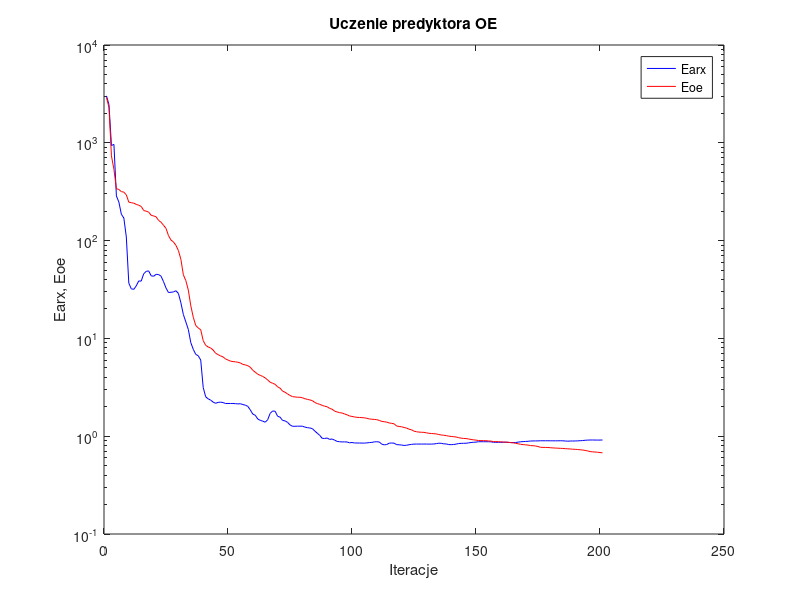
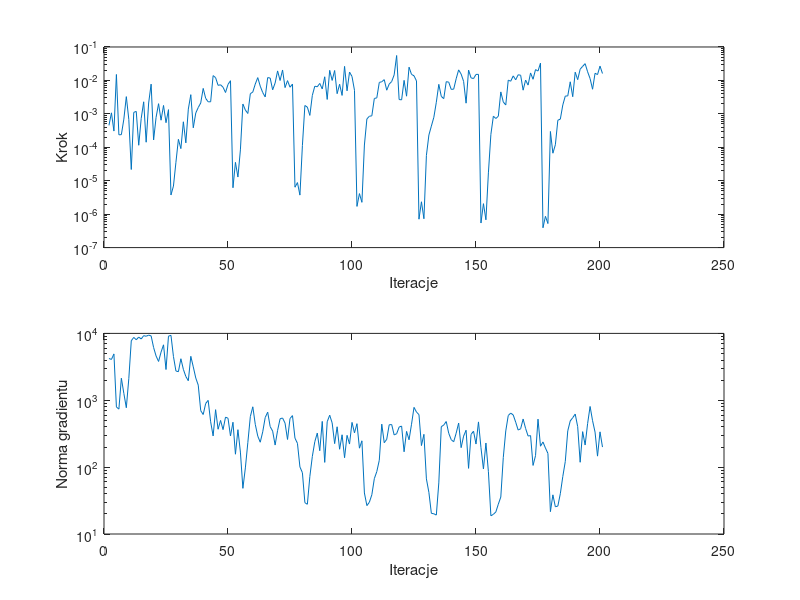

Reproduce these figures in MATLAB, in order.
%uczenie predyktora oe
clear all;
n=0; farx(n+1)=3.018415e+003; foe(n+1)=2.910289e+003; wspucz(n+1)=0.000000e+000; ng(n+1)=0.000000e+000;
%odnowa zmiennej metryki
n=1; farx(n+1)=2.462605e+003; foe(n+1)=2.296392e+003; krok(n+1)=4.526501e-004; ng(n+1)=4.211597e+003;
n=2; farx(n+1)=9.380750e+002; foe(n+1)=7.350529e+002; krok(n+1)=1.072459e-003; ng(n+1)=4.079661e+003;
n=3; farx(n+1)=9.635498e+002; foe(n+1)=5.358059e+002; krok(n+1)=3.055701e-004; ng(n+1)=4.931182e+003;
n=4; farx(n+1)=2.860645e+002; foe(n+1)=3.390463e+002; krok(n+1)=1.504993e-002; ng(n+1)=7.945637e+002;
n=5; farx(n+1)=2.476920e+002; foe(n+1)=3.333590e+002; krok(n+1)=2.364607e-004; ng(n+1)=7.373617e+002;
n=6; farx(n+1)=1.859316e+002; foe(n+1)=3.166695e+002; krok(n+1)=2.385047e-004; ng(n+1)=2.138226e+003;
n=7; farx(n+1)=1.701495e+002; foe(n+1)=3.131165e+002; krok(n+1)=6.946998e-004; ng(n+1)=1.266903e+003;
n=8; farx(n+1)=1.088790e+002; foe(n+1)=2.935184e+002; krok(n+1)=3.272337e-003; ng(n+1)=7.733250e+002;
n=9; farx(n+1)=3.675351e+001; foe(n+1)=2.473107e+002; krok(n+1)=6.822427e-004; ng(n+1)=2.105353e+003;
n=10; farx(n+1)=3.213053e+001; foe(n+1)=2.440595e+002; krok(n+1)=2.167257e-005; ng(n+1)=7.760156e+003;
n=11; farx(n+1)=3.173080e+001; foe(n+1)=2.415458e+002; krok(n+1)=1.108189e-003; ng(n+1)=8.710599e+003;
n=12; farx(n+1)=3.444221e+001; foe(n+1)=2.345870e+002; krok(n+1)=1.184232e-003; ng(n+1)=8.034737e+003;
n=13; farx(n+1)=3.868529e+001; foe(n+1)=2.298598e+002; krok(n+1)=1.151008e-004; ng(n+1)=8.803904e+003;
n=14; farx(n+1)=3.851868e+001; foe(n+1)=2.235708e+002; krok(n+1)=7.286672e-004; ng(n+1)=8.250031e+003;
n=15; farx(n+1)=4.575198e+001; foe(n+1)=2.030297e+002; krok(n+1)=2.293768e-003; ng(n+1)=9.251784e+003;
n=16; farx(n+1)=4.840378e+001; foe(n+1)=2.000149e+002; krok(n+1)=1.418485e-004; ng(n+1)=9.062933e+003;
n=17; farx(n+1)=4.903418e+001; foe(n+1)=1.958223e+002; krok(n+1)=2.110724e-003; ng(n+1)=9.418485e+003;
n=18; farx(n+1)=4.375024e+001; foe(n+1)=1.815263e+002; krok(n+1)=7.737158e-003; ng(n+1)=9.182486e+003;
n=19; farx(n+1)=4.316538e+001; foe(n+1)=1.787152e+002; krok(n+1)=1.662532e-004; ng(n+1)=6.146897e+003;
n=20; farx(n+1)=4.517771e+001; foe(n+1)=1.752167e+002; krok(n+1)=7.867177e-004; ng(n+1)=4.592975e+003;
n=21; farx(n+1)=4.501116e+001; foe(n+1)=1.609820e+002; krok(n+1)=2.015768e-003; ng(n+1)=3.804628e+003;
n=22; farx(n+1)=4.325539e+001; foe(n+1)=1.541677e+002; krok(n+1)=6.459813e-004; ng(n+1)=5.240242e+003;
n=23; farx(n+1)=3.804314e+001; foe(n+1)=1.434862e+002; krok(n+1)=1.784298e-003; ng(n+1)=6.747294e+003;
n=24; farx(n+1)=3.277607e+001; foe(n+1)=1.332879e+002; krok(n+1)=5.440767e-004; ng(n+1)=2.882073e+003;
n=25; farx(n+1)=2.944727e+001; foe(n+1)=1.125487e+002; krok(n+1)=1.336585e-003; ng(n+1)=9.092304e+003;
%odnowa zmiennej metryki
n=26; farx(n+1)=2.962166e+001; foe(n+1)=1.013720e+002; krok(n+1)=3.744041e-006; ng(n+1)=9.351392e+003;
n=27; farx(n+1)=2.987731e+001; foe(n+1)=9.686184e+001; krok(n+1)=6.917402e-006; ng(n+1)=4.519517e+003;
n=28; farx(n+1)=3.072261e+001; foe(n+1)=8.947521e+001; krok(n+1)=3.553324e-005; ng(n+1)=2.740824e+003;
n=29; farx(n+1)=2.883761e+001; foe(n+1)=7.923850e+001; krok(n+1)=1.733806e-004; ng(n+1)=2.672016e+003;
n=30; farx(n+1)=2.314305e+001; foe(n+1)=6.439666e+001; krok(n+1)=9.134390e-005; ng(n+1)=4.178148e+003;
n=31; farx(n+1)=1.753642e+001; foe(n+1)=4.467784e+001; krok(n+1)=5.792497e-004; ng(n+1)=2.900696e+003;
n=32; farx(n+1)=1.473677e+001; foe(n+1)=3.899410e+001; krok(n+1)=1.356650e-004; ng(n+1)=2.265508e+003;
n=33; farx(n+1)=1.234740e+001; foe(n+1)=3.119592e+001; krok(n+1)=1.387045e-003; ng(n+1)=1.959427e+003;
n=34; farx(n+1)=9.048427e+000; foe(n+1)=2.154640e+001; krok(n+1)=3.748398e-003; ng(n+1)=4.541810e+003;
n=35; farx(n+1)=7.734583e+000; foe(n+1)=1.645519e+001; krok(n+1)=3.831728e-004; ng(n+1)=3.154311e+003;
n=36; farx(n+1)=6.857660e+000; foe(n+1)=1.353454e+001; krok(n+1)=1.058897e-003; ng(n+1)=2.155376e+003;
n=37; farx(n+1)=6.643499e+000; foe(n+1)=1.279919e+001; krok(n+1)=1.548092e-003; ng(n+1)=1.683799e+003;
n=38; farx(n+1)=6.004107e+000; foe(n+1)=1.225685e+001; krok(n+1)=2.118327e-003; ng(n+1)=6.998970e+002;
n=39; farx(n+1)=3.150032e+000; foe(n+1)=9.485957e+000; krok(n+1)=5.767896e-003; ng(n+1)=6.124922e+002;
n=40; farx(n+1)=2.528017e+000; foe(n+1)=8.495975e+000; krok(n+1)=2.900817e-003; ng(n+1)=8.960665e+002;
n=41; farx(n+1)=2.410983e+000; foe(n+1)=8.181945e+000; krok(n+1)=2.293768e-003; ng(n+1)=9.951717e+002;
n=42; farx(n+1)=2.338367e+000; foe(n+1)=7.974601e+000; krok(n+1)=2.293768e-003; ng(n+1)=4.768784e+002;
n=43; farx(n+1)=2.233038e+000; foe(n+1)=7.610828e+000; krok(n+1)=1.394241e-002; ng(n+1)=2.927650e+002;
n=44; farx(n+1)=2.170064e+000; foe(n+1)=7.054104e+000; krok(n+1)=1.208515e-002; ng(n+1)=7.234064e+002;
n=45; farx(n+1)=2.216351e+000; foe(n+1)=6.824021e+000; krok(n+1)=7.119007e-003; ng(n+1)=3.687362e+002;
n=46; farx(n+1)=2.229877e+000; foe(n+1)=6.621297e+000; krok(n+1)=7.409251e-003; ng(n+1)=4.995656e+002;
n=47; farx(n+1)=2.208293e+000; foe(n+1)=6.471045e+000; krok(n+1)=6.254878e-003; ng(n+1)=3.638456e+002;
n=48; farx(n+1)=2.159737e+000; foe(n+1)=6.159895e+000; krok(n+1)=4.352152e-003; ng(n+1)=5.593288e+002;
n=49; farx(n+1)=2.161809e+000; foe(n+1)=6.009261e+000; krok(n+1)=7.585588e-003; ng(n+1)=5.384875e+002;
n=50; farx(n+1)=2.159957e+000; foe(n+1)=5.856029e+000; krok(n+1)=9.809382e-003; ng(n+1)=2.921304e+002;
%odnowa zmiennej metryki
n=51; farx(n+1)=2.161939e+000; foe(n+1)=5.793106e+000; krok(n+1)=6.164510e-006; ng(n+1)=4.692395e+002;
n=52; farx(n+1)=2.150616e+000; foe(n+1)=5.758840e+000; krok(n+1)=3.546212e-005; ng(n+1)=1.560141e+002;
n=53; farx(n+1)=2.138660e+000; foe(n+1)=5.703530e+000; krok(n+1)=1.290355e-005; ng(n+1)=3.630386e+002;
n=54; farx(n+1)=2.148575e+000; foe(n+1)=5.607916e+000; krok(n+1)=8.370634e-005; ng(n+1)=1.679512e+002;
n=55; farx(n+1)=2.106429e+000; foe(n+1)=5.417959e+000; krok(n+1)=1.970836e-003; ng(n+1)=4.819175e+001;
n=56; farx(n+1)=2.076072e+000; foe(n+1)=5.360799e+000; krok(n+1)=1.300439e-003; ng(n+1)=9.743022e+001;
n=57; farx(n+1)=2.017867e+000; foe(n+1)=5.259152e+000; krok(n+1)=1.025308e-003; ng(n+1)=2.337817e+002;
n=58; farx(n+1)=1.855784e+000; foe(n+1)=5.069034e+000; krok(n+1)=4.001696e-003; ng(n+1)=5.696803e+002;
n=59; farx(n+1)=1.682188e+000; foe(n+1)=4.723944e+000; krok(n+1)=4.508154e-003; ng(n+1)=7.985105e+002;
n=60; farx(n+1)=1.637103e+000; foe(n+1)=4.508150e+000; krok(n+1)=7.799544e-003; ng(n+1)=4.360219e+002;
n=61; farx(n+1)=1.498804e+000; foe(n+1)=4.301046e+000; krok(n+1)=1.213054e-002; ng(n+1)=2.911823e+002;
n=62; farx(n+1)=1.453001e+000; foe(n+1)=4.192420e+000; krok(n+1)=6.734730e-003; ng(n+1)=2.357916e+002;
n=63; farx(n+1)=1.425469e+000; foe(n+1)=4.082928e+000; krok(n+1)=4.334641e-003; ng(n+1)=3.373895e+002;
n=64; farx(n+1)=1.390774e+000; foe(n+1)=3.946776e+000; krok(n+1)=3.204735e-003; ng(n+1)=5.519240e+002;
n=65; farx(n+1)=1.475347e+000; foe(n+1)=3.758791e+000; krok(n+1)=1.214360e-002; ng(n+1)=6.634950e+002;
n=66; farx(n+1)=1.713203e+000; foe(n+1)=3.560576e+000; krok(n+1)=1.178924e-002; ng(n+1)=4.036872e+002;
n=67; farx(n+1)=1.809342e+000; foe(n+1)=3.479398e+000; krok(n+1)=5.241643e-003; ng(n+1)=3.456151e+002;
n=68; farx(n+1)=1.800653e+000; foe(n+1)=3.391982e+000; krok(n+1)=8.368557e-003; ng(n+1)=2.139281e+002;
n=69; farx(n+1)=1.600166e+000; foe(n+1)=3.195952e+000; krok(n+1)=1.923658e-002; ng(n+1)=3.547066e+002;
n=70; farx(n+1)=1.565759e+000; foe(n+1)=3.098822e+000; krok(n+1)=9.949946e-003; ng(n+1)=5.282095e+002;
n=71; farx(n+1)=1.450205e+000; foe(n+1)=2.892041e+000; krok(n+1)=2.051314e-002; ng(n+1)=5.430298e+002;
n=72; farx(n+1)=1.434978e+000; foe(n+1)=2.813941e+000; krok(n+1)=6.099924e-003; ng(n+1)=4.548798e+002;
n=73; farx(n+1)=1.386296e+000; foe(n+1)=2.705560e+000; krok(n+1)=9.859841e-003; ng(n+1)=2.592281e+002;
n=74; farx(n+1)=1.306121e+000; foe(n+1)=2.613167e+000; krok(n+1)=6.256921e-003; ng(n+1)=5.337653e+002;
n=75; farx(n+1)=1.262417e+000; foe(n+1)=2.537501e+000; krok(n+1)=7.782134e-003; ng(n+1)=5.891430e+002;
%odnowa zmiennej metryki
n=76; farx(n+1)=1.263751e+000; foe(n+1)=2.521525e+000; krok(n+1)=6.394006e-006; ng(n+1)=2.710865e+002;
n=77; farx(n+1)=1.266260e+000; foe(n+1)=2.503578e+000; krok(n+1)=8.799185e-006; ng(n+1)=2.270826e+002;
n=78; farx(n+1)=1.266497e+000; foe(n+1)=2.501921e+000; krok(n+1)=3.712708e-006; ng(n+1)=1.006917e+002;
n=79; farx(n+1)=1.266135e+000; foe(n+1)=2.473007e+000; krok(n+1)=1.131625e-004; ng(n+1)=8.268114e+001;
n=80; farx(n+1)=1.239380e+000; foe(n+1)=2.416387e+000; krok(n+1)=1.776276e-003; ng(n+1)=2.939051e+001;
n=81; farx(n+1)=1.222935e+000; foe(n+1)=2.380947e+000; krok(n+1)=1.588254e-003; ng(n+1)=2.784836e+001;
n=82; farx(n+1)=1.212784e+000; foe(n+1)=2.348763e+000; krok(n+1)=8.989595e-004; ng(n+1)=7.242743e+001;
n=83; farx(n+1)=1.196771e+000; foe(n+1)=2.312622e+000; krok(n+1)=3.558977e-003; ng(n+1)=1.441457e+002;
n=84; farx(n+1)=1.128929e+000; foe(n+1)=2.211915e+000; krok(n+1)=6.718810e-003; ng(n+1)=2.400893e+002;
n=85; farx(n+1)=1.073404e+000; foe(n+1)=2.158098e+000; krok(n+1)=6.450159e-003; ng(n+1)=3.233112e+002;
n=86; farx(n+1)=1.019593e+000; foe(n+1)=2.116754e+000; krok(n+1)=8.130648e-003; ng(n+1)=1.759466e+002;
n=87; farx(n+1)=9.495289e-001; foe(n+1)=2.065468e+000; krok(n+1)=5.548179e-003; ng(n+1)=4.828146e+002;
n=88; farx(n+1)=9.484029e-001; foe(n+1)=2.025414e+000; krok(n+1)=1.285062e-002; ng(n+1)=1.177878e+002;
n=89; farx(n+1)=9.581245e-001; foe(n+1)=1.999451e+000; krok(n+1)=2.700359e-003; ng(n+1)=4.774145e+002;
n=90; farx(n+1)=9.269860e-001; foe(n+1)=1.923760e+000; krok(n+1)=2.001452e-002; ng(n+1)=5.982188e+002;
n=91; farx(n+1)=9.365804e-001; foe(n+1)=1.886957e+000; krok(n+1)=1.000091e-002; ng(n+1)=4.583045e+002;
n=92; farx(n+1)=9.108542e-001; foe(n+1)=1.803158e+000; krok(n+1)=1.981414e-002; ng(n+1)=2.246587e+002;
n=93; farx(n+1)=8.852940e-001; foe(n+1)=1.769746e+000; krok(n+1)=4.014511e-003; ng(n+1)=4.013464e+002;
n=94; farx(n+1)=8.778659e-001; foe(n+1)=1.739971e+000; krok(n+1)=7.692316e-003; ng(n+1)=1.851910e+002;
n=95; farx(n+1)=8.738938e-001; foe(n+1)=1.726772e+000; krok(n+1)=3.559503e-003; ng(n+1)=3.045571e+002;
n=96; farx(n+1)=8.751023e-001; foe(n+1)=1.689137e+000; krok(n+1)=2.629130e-002; ng(n+1)=1.383008e+002;
n=97; farx(n+1)=8.727356e-001; foe(n+1)=1.656433e+000; krok(n+1)=4.889122e-003; ng(n+1)=2.987439e+002;
n=98; farx(n+1)=8.561840e-001; foe(n+1)=1.610623e+000; krok(n+1)=1.778267e-002; ng(n+1)=2.214375e+002;
n=99; farx(n+1)=8.620996e-001; foe(n+1)=1.592891e+000; krok(n+1)=1.309024e-002; ng(n+1)=4.668369e+002;
n=100; farx(n+1)=8.525763e-001; foe(n+1)=1.572774e+000; krok(n+1)=5.060913e-003; ng(n+1)=3.257198e+002;
%odnowa zmiennej metryki
n=101; farx(n+1)=8.526323e-001; foe(n+1)=1.559321e+000; krok(n+1)=1.706165e-006; ng(n+1)=4.467959e+002;
n=102; farx(n+1)=8.517361e-001; foe(n+1)=1.554123e+000; krok(n+1)=4.122797e-006; ng(n+1)=1.920798e+002;
n=103; farx(n+1)=8.506285e-001; foe(n+1)=1.549823e+000; krok(n+1)=2.258709e-006; ng(n+1)=2.476379e+002;
n=104; farx(n+1)=8.504287e-001; foe(n+1)=1.540869e+000; krok(n+1)=1.168734e-004; ng(n+1)=4.109942e+001;
n=105; farx(n+1)=8.545611e-001; foe(n+1)=1.524360e+000; krok(n+1)=7.059341e-004; ng(n+1)=2.659498e+001;
n=106; farx(n+1)=8.604136e-001; foe(n+1)=1.501142e+000; krok(n+1)=8.467050e-004; ng(n+1)=2.984990e+001;
n=107; farx(n+1)=8.638185e-001; foe(n+1)=1.491964e+000; krok(n+1)=8.751134e-004; ng(n+1)=3.865285e+001;
n=108; farx(n+1)=8.750890e-001; foe(n+1)=1.484033e+000; krok(n+1)=2.883948e-003; ng(n+1)=6.724803e+001;
n=109; farx(n+1)=8.784833e-001; foe(n+1)=1.476431e+000; krok(n+1)=3.009584e-003; ng(n+1)=8.585977e+001;
n=110; farx(n+1)=8.713394e-001; foe(n+1)=1.449586e+000; krok(n+1)=8.704305e-003; ng(n+1)=1.266067e+002;
n=111; farx(n+1)=8.295335e-001; foe(n+1)=1.416491e+000; krok(n+1)=9.127324e-003; ng(n+1)=4.392760e+002;
n=112; farx(n+1)=8.162290e-001; foe(n+1)=1.406464e+000; krok(n+1)=1.053841e-002; ng(n+1)=2.318703e+002;
n=113; farx(n+1)=8.215848e-001; foe(n+1)=1.393204e+000; krok(n+1)=5.097234e-003; ng(n+1)=2.608479e+002;
n=114; farx(n+1)=8.485459e-001; foe(n+1)=1.365228e+000; krok(n+1)=7.772060e-003; ng(n+1)=4.301488e+002;
n=115; farx(n+1)=8.528051e-001; foe(n+1)=1.354512e+000; krok(n+1)=9.258382e-003; ng(n+1)=4.332298e+002;
n=116; farx(n+1)=8.474778e-001; foe(n+1)=1.337457e+000; krok(n+1)=1.464382e-002; ng(n+1)=3.030579e+002;
n=117; farx(n+1)=8.201854e-001; foe(n+1)=1.271124e+000; krok(n+1)=5.558094e-002; ng(n+1)=3.162487e+002;
n=118; farx(n+1)=8.169394e-001; foe(n+1)=1.257530e+000; krok(n+1)=2.684169e-003; ng(n+1)=3.971752e+002;
n=119; farx(n+1)=8.125609e-001; foe(n+1)=1.248327e+000; krok(n+1)=2.621411e-003; ng(n+1)=4.113884e+002;
n=120; farx(n+1)=8.045134e-001; foe(n+1)=1.228811e+000; krok(n+1)=1.004449e-002; ng(n+1)=1.697323e+002;
n=121; farx(n+1)=8.083939e-001; foe(n+1)=1.210053e+000; krok(n+1)=3.376031e-003; ng(n+1)=3.425115e+002;
n=122; farx(n+1)=8.183794e-001; foe(n+1)=1.180203e+000; krok(n+1)=2.490870e-002; ng(n+1)=2.565440e+002;
n=123; farx(n+1)=8.249426e-001; foe(n+1)=1.162287e+000; krok(n+1)=1.511435e-002; ng(n+1)=4.379568e+002;
n=124; farx(n+1)=8.305504e-001; foe(n+1)=1.126342e+000; krok(n+1)=1.376894e-002; ng(n+1)=7.829466e+002;
n=125; farx(n+1)=8.311355e-001; foe(n+1)=1.111536e+000; krok(n+1)=9.661282e-003; ng(n+1)=6.667662e+002;
%odnowa zmiennej metryki
n=126; farx(n+1)=8.310070e-001; foe(n+1)=1.101194e+000; krok(n+1)=7.074378e-007; ng(n+1)=6.090908e+002;
n=127; farx(n+1)=8.312482e-001; foe(n+1)=1.097444e+000; krok(n+1)=2.346697e-006; ng(n+1)=2.100901e+002;
n=128; farx(n+1)=8.314226e-001; foe(n+1)=1.094812e+000; krok(n+1)=7.285404e-007; ng(n+1)=3.094606e+002;
n=129; farx(n+1)=8.312740e-001; foe(n+1)=1.083326e+000; krok(n+1)=5.720244e-005; ng(n+1)=6.673997e+001;
n=130; farx(n+1)=8.301199e-001; foe(n+1)=1.070600e+000; krok(n+1)=2.322394e-004; ng(n+1)=4.199776e+001;
n=131; farx(n+1)=8.304918e-001; foe(n+1)=1.065628e+000; krok(n+1)=4.297012e-004; ng(n+1)=2.037378e+001;
n=132; farx(n+1)=8.328602e-001; foe(n+1)=1.061592e+000; krok(n+1)=7.899388e-004; ng(n+1)=2.006881e+001;
n=133; farx(n+1)=8.398446e-001; foe(n+1)=1.055217e+000; krok(n+1)=2.222834e-003; ng(n+1)=1.919353e+001;
n=134; farx(n+1)=8.480959e-001; foe(n+1)=1.040554e+000; krok(n+1)=7.632150e-003; ng(n+1)=5.811238e+001;
n=135; farx(n+1)=8.458085e-001; foe(n+1)=1.029197e+000; krok(n+1)=3.334617e-003; ng(n+1)=4.024649e+002;
n=136; farx(n+1)=8.355287e-001; foe(n+1)=1.022804e+000; krok(n+1)=2.849598e-003; ng(n+1)=4.267395e+002;
n=137; farx(n+1)=8.333466e-001; foe(n+1)=1.013816e+000; krok(n+1)=9.173286e-003; ng(n+1)=4.807010e+002;
n=138; farx(n+1)=8.217805e-001; foe(n+1)=1.001199e+000; krok(n+1)=8.880083e-003; ng(n+1)=3.206883e+002;
n=139; farx(n+1)=8.191724e-001; foe(n+1)=9.934443e-001; krok(n+1)=5.400718e-003; ng(n+1)=2.575639e+002;
n=140; farx(n+1)=8.236586e-001; foe(n+1)=9.887072e-001; krok(n+1)=5.478088e-003; ng(n+1)=2.395504e+002;
n=141; farx(n+1)=8.297040e-001; foe(n+1)=9.808546e-001; krok(n+1)=1.121665e-002; ng(n+1)=3.216550e+002;
n=142; farx(n+1)=8.419254e-001; foe(n+1)=9.661839e-001; krok(n+1)=2.067140e-002; ng(n+1)=4.564277e+002;
n=143; farx(n+1)=8.447744e-001; foe(n+1)=9.553531e-001; krok(n+1)=1.547817e-002; ng(n+1)=1.955427e+002;
n=144; farx(n+1)=8.463225e-001; foe(n+1)=9.483527e-001; krok(n+1)=9.378531e-003; ng(n+1)=2.909047e+002;
n=145; farx(n+1)=8.471933e-001; foe(n+1)=9.460286e-001; krok(n+1)=2.087321e-003; ng(n+1)=3.561881e+002;
n=146; farx(n+1)=8.547198e-001; foe(n+1)=9.366324e-001; krok(n+1)=2.034902e-002; ng(n+1)=9.587346e+001;
n=147; farx(n+1)=8.623152e-001; foe(n+1)=9.261903e-001; krok(n+1)=1.193441e-002; ng(n+1)=3.086650e+002;
n=148; farx(n+1)=8.668021e-001; foe(n+1)=9.180035e-001; krok(n+1)=1.136199e-002; ng(n+1)=3.448987e+002;
n=149; farx(n+1)=8.703898e-001; foe(n+1)=9.118886e-001; krok(n+1)=1.511435e-002; ng(n+1)=2.215524e+002;
n=150; farx(n+1)=8.782302e-001; foe(n+1)=9.029550e-001; krok(n+1)=1.517118e-002; ng(n+1)=4.746906e+002;
%odnowa zmiennej metryki
n=151; farx(n+1)=8.782041e-001; foe(n+1)=9.018435e-001; krok(n+1)=5.431773e-007; ng(n+1)=1.954123e+002;
n=152; farx(n+1)=8.781144e-001; foe(n+1)=9.009700e-001; krok(n+1)=2.061254e-006; ng(n+1)=9.383730e+001;
n=153; farx(n+1)=8.779792e-001; foe(n+1)=8.996836e-001; krok(n+1)=6.780343e-007; ng(n+1)=2.294495e+002;
n=154; farx(n+1)=8.778448e-001; foe(n+1)=8.943005e-001; krok(n+1)=1.720017e-005; ng(n+1)=8.551695e+001;
n=155; farx(n+1)=8.762185e-001; foe(n+1)=8.915729e-001; krok(n+1)=2.431917e-004; ng(n+1)=1.871796e+001;
n=156; farx(n+1)=8.668717e-001; foe(n+1)=8.810321e-001; krok(n+1)=8.500296e-004; ng(n+1)=1.967665e+001;
n=157; farx(n+1)=8.661656e-001; foe(n+1)=8.801943e-001; krok(n+1)=7.273797e-004; ng(n+1)=2.139512e+001;
n=158; farx(n+1)=8.658950e-001; foe(n+1)=8.792581e-001; krok(n+1)=8.476039e-004; ng(n+1)=2.794237e+001;
n=159; farx(n+1)=8.665115e-001; foe(n+1)=8.749616e-001; krok(n+1)=4.534550e-003; ng(n+1)=3.573710e+001;
n=160; farx(n+1)=8.668779e-001; foe(n+1)=8.720803e-001; krok(n+1)=2.273260e-003; ng(n+1)=1.391070e+002;
n=161; farx(n+1)=8.683230e-001; foe(n+1)=8.696202e-001; krok(n+1)=1.841613e-003; ng(n+1)=3.474944e+002;
n=162; farx(n+1)=8.648604e-001; foe(n+1)=8.667455e-001; krok(n+1)=1.019447e-002; ng(n+1)=5.914567e+002;
n=163; farx(n+1)=8.603372e-001; foe(n+1)=8.603887e-001; krok(n+1)=9.466059e-003; ng(n+1)=6.425193e+002;
n=164; farx(n+1)=8.619755e-001; foe(n+1)=8.543749e-001; krok(n+1)=1.366429e-002; ng(n+1)=6.035511e+002;
n=165; farx(n+1)=8.618773e-001; foe(n+1)=8.468248e-001; krok(n+1)=1.042882e-002; ng(n+1)=4.708559e+002;
n=166; farx(n+1)=8.701337e-001; foe(n+1)=8.360232e-001; krok(n+1)=1.477175e-002; ng(n+1)=3.584286e+002;
n=167; farx(n+1)=8.771680e-001; foe(n+1)=8.266518e-001; krok(n+1)=1.428969e-002; ng(n+1)=3.750372e+002;
n=168; farx(n+1)=8.810142e-001; foe(n+1)=8.201647e-001; krok(n+1)=5.107684e-003; ng(n+1)=5.240711e+002;
n=169; farx(n+1)=8.840560e-001; foe(n+1)=8.161813e-001; krok(n+1)=1.023953e-002; ng(n+1)=3.788054e+002;
n=170; farx(n+1)=8.871839e-001; foe(n+1)=8.107695e-001; krok(n+1)=7.242402e-003; ng(n+1)=2.918691e+002;
n=171; farx(n+1)=8.931010e-001; foe(n+1)=8.019896e-001; krok(n+1)=1.673711e-002; ng(n+1)=2.961462e+002;
n=172; farx(n+1)=8.944697e-001; foe(n+1)=7.995262e-001; krok(n+1)=1.082825e-002; ng(n+1)=1.060379e+002;
n=173; farx(n+1)=8.950832e-001; foe(n+1)=7.945316e-001; krok(n+1)=2.107682e-002; ng(n+1)=1.486027e+002;
n=174; farx(n+1)=8.959751e-001; foe(n+1)=7.844360e-001; krok(n+1)=1.906683e-002; ng(n+1)=5.219761e+002;
n=175; farx(n+1)=8.982494e-001; foe(n+1)=7.698201e-001; krok(n+1)=3.285344e-002; ng(n+1)=2.054546e+002;
%odnowa zmiennej metryki
n=176; farx(n+1)=8.982173e-001; foe(n+1)=7.687289e-001; krok(n+1)=3.916283e-007; ng(n+1)=2.377545e+002;
n=177; farx(n+1)=8.981373e-001; foe(n+1)=7.674198e-001; krok(n+1)=8.614497e-007; ng(n+1)=1.930433e+002;
n=178; farx(n+1)=8.980784e-001; foe(n+1)=7.667554e-001; krok(n+1)=5.237239e-007; ng(n+1)=1.604104e+002;
n=179; farx(n+1)=8.976175e-001; foe(n+1)=7.627654e-001; krok(n+1)=2.970463e-004; ng(n+1)=2.158185e+001;
n=180; farx(n+1)=8.971583e-001; foe(n+1)=7.590388e-001; krok(n+1)=6.653535e-005; ng(n+1)=3.852153e+001;
n=181; farx(n+1)=8.967955e-001; foe(n+1)=7.564219e-001; krok(n+1)=1.189563e-004; ng(n+1)=2.551976e+001;
n=182; farx(n+1)=8.973900e-001; foe(n+1)=7.542727e-001; krok(n+1)=6.459813e-004; ng(n+1)=2.619315e+001;
n=183; farx(n+1)=8.983716e-001; foe(n+1)=7.515909e-001; krok(n+1)=6.946998e-004; ng(n+1)=4.006698e+001;
n=184; farx(n+1)=8.978209e-001; foe(n+1)=7.498758e-001; krok(n+1)=1.846469e-003; ng(n+1)=7.249653e+001;
n=185; farx(n+1)=8.928494e-001; foe(n+1)=7.455986e-001; krok(n+1)=3.401267e-003; ng(n+1)=1.215097e+002;
n=186; farx(n+1)=8.895300e-001; foe(n+1)=7.433851e-001; krok(n+1)=3.442236e-003; ng(n+1)=3.489140e+002;
n=187; farx(n+1)=8.928480e-001; foe(n+1)=7.401736e-001; krok(n+1)=9.096510e-003; ng(n+1)=4.908742e+002;
n=188; farx(n+1)=8.932519e-001; foe(n+1)=7.365774e-001; krok(n+1)=3.258189e-003; ng(n+1)=5.480338e+002;
n=189; farx(n+1)=8.937352e-001; foe(n+1)=7.340703e-001; krok(n+1)=1.761298e-002; ng(n+1)=6.219391e+002;
n=190; farx(n+1)=8.957363e-001; foe(n+1)=7.305554e-001; krok(n+1)=1.053841e-002; ng(n+1)=4.033147e+002;
n=191; farx(n+1)=8.999907e-001; foe(n+1)=7.264665e-001; krok(n+1)=2.165649e-002; ng(n+1)=1.182713e+002;
n=192; farx(n+1)=9.022925e-001; foe(n+1)=7.226983e-001; krok(n+1)=2.633285e-002; ng(n+1)=3.394243e+002;
n=193; farx(n+1)=9.089529e-001; foe(n+1)=7.153149e-001; krok(n+1)=3.172883e-002; ng(n+1)=2.141501e+002;
n=194; farx(n+1)=9.122959e-001; foe(n+1)=7.076302e-001; krok(n+1)=1.816570e-002; ng(n+1)=4.473173e+002;
n=195; farx(n+1)=9.143742e-001; foe(n+1)=6.959109e-001; krok(n+1)=1.136409e-002; ng(n+1)=8.076391e+002;
n=196; farx(n+1)=9.146658e-001; foe(n+1)=6.924384e-001; krok(n+1)=5.445782e-003; ng(n+1)=4.949064e+002;
n=197; farx(n+1)=9.134394e-001; foe(n+1)=6.889323e-001; krok(n+1)=1.633292e-002; ng(n+1)=3.343161e+002;
n=198; farx(n+1)=9.128093e-001; foe(n+1)=6.858306e-001; krok(n+1)=1.496365e-002; ng(n+1)=1.460659e+002;
n=199; farx(n+1)=9.130210e-001; foe(n+1)=6.808435e-001; krok(n+1)=2.679765e-002; ng(n+1)=3.370874e+002;
n=200; farx(n+1)=9.147345e-001; foe(n+1)=6.762047e-001; krok(n+1)=1.611092e-002; ng(n+1)=1.995491e+002;

figure; semilogy(farx,'b'); hold on; semilogy(foe,'r'); xlabel('Iteracje'); ylabel('Earx, Eoe'); legend('Earx','Eoe'); title('Uczenie predyktora OE');
figure; subplot(2,1,1); semilogy(krok); xlabel('Iteracje'); ylabel('Krok');
subplot(2,1,2); semilogy(ng); xlabel('Iteracje'); ylabel('Norma gradientu');
Earx=farx(n+1)
Eoe=foe(n+1)
